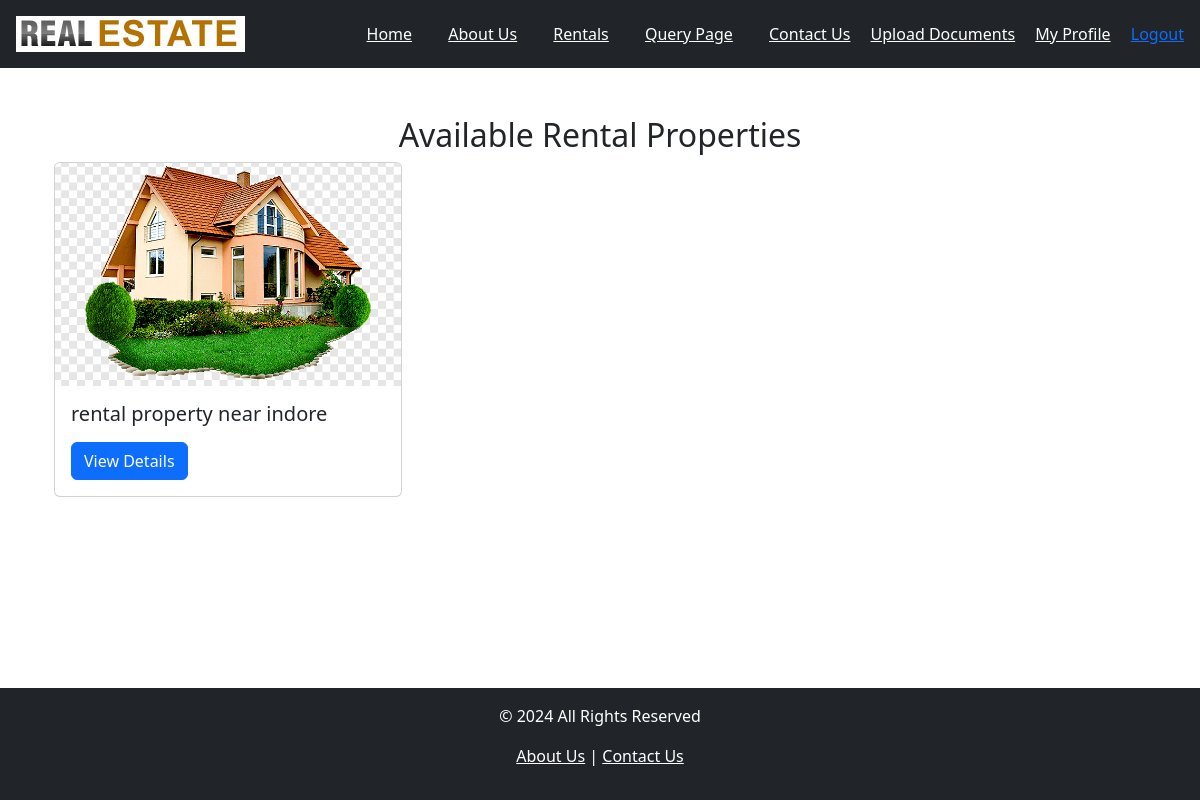
The app's page /api/rentals/ (signed in), older data.
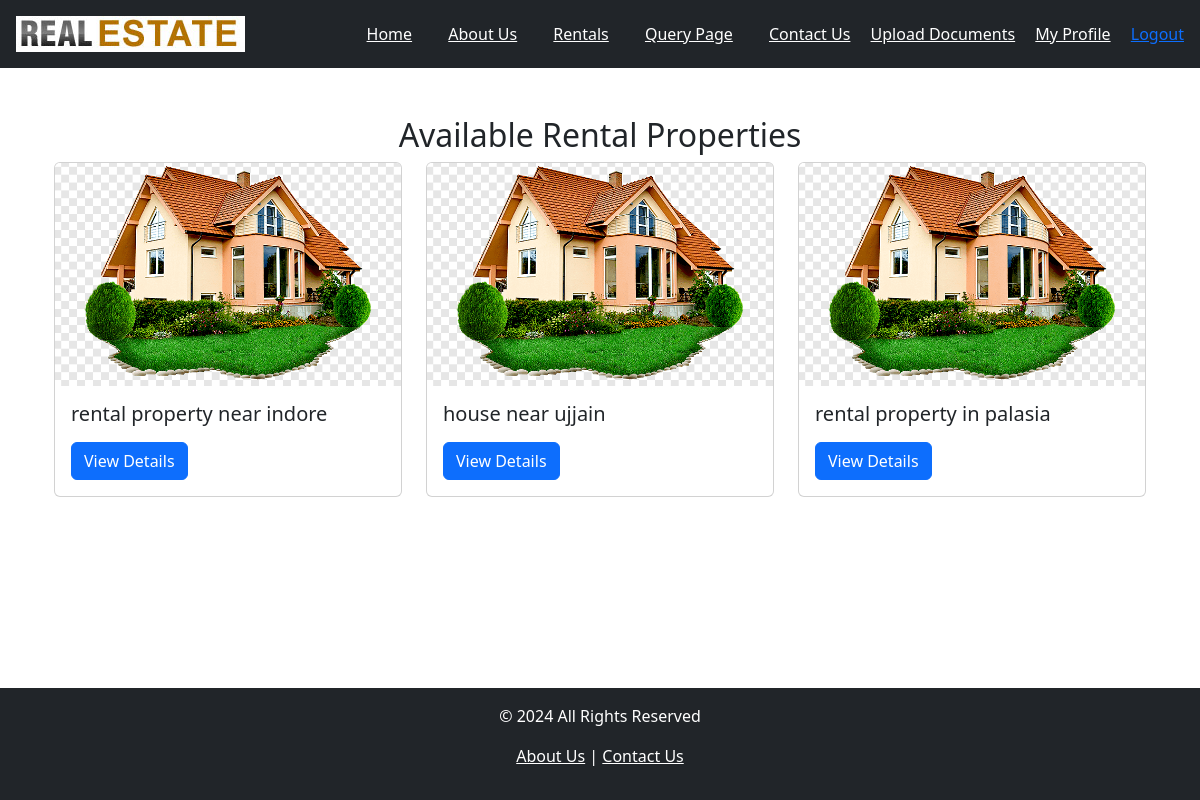
The same page, newer data.
### app1/models.py (models this page shows, shortened)
class RentalProperty(models.Model):
    title = models.CharField(max_length=255)
    description = models.TextField(blank=True, null=True)
    location = models.CharField(max_length=255)
    property_type = models.CharField(max_length=50, choices=[("Apartment", "Apartment"), ("House", "House"), ("Office", "Office"), ("COMMERCIAL", "Commercial"), ("VILLA", "Villa")])
    property_subtype = models.CharField(
        max_length=20, choices=[
        ("2BHK", "2BHK"),
         ("3BHK","3BHK"),
         ("4BHK","4BHK"),
         ("VILLA","VILLA"),
         ("PANT HOUSE","PANT HOUSE"),
         ("OTHERS","OTHERS")], default="OTHERS"
    )
    rent_price = models.DecimalField(max_digits=10, decimal_places=2)
    available_from = models.DateField()
    owner = models.ForeignKey(Owner, on_delete=models.CASCADE, related_name="rental_properties")

### app1/views.py (the view)
# urls.py: path('rentals/', rental_list, name='rental_list'),
@login_required
def rental_list(request):
    properties = RentalProperty.objects.all()
    return render(request, 'rental_list.html', {'properties': properties})

### app1/templates/rental_list.html (shortened to what this page needs)
{% extends 'base.html' %}
{% load static %}
{% block content %}
<link rel="stylesheet" href="{% static 'app1/css/rental_list.css' %}">
<div class="container mt-4">
    <h2 class="text-center">Available Rental Properties</h2>
    <div class="row">
        {% for property in properties %}
        <div class="col-md-4 rental_detail">
            <div class="card mb-4">
                <a href="{% url 'rental_detail' property.id %}">
                    <img src="{{ property.image.url }}"
                         class="card-img-top"
                         alt="Property Image"
                         onerror="this.onerror=null; this.src='{% static 'app1/images/default_property.png' %}'">
                </a>
                <div class="card-body">
                    <h5 class="card-title">{{ property.title }}</h5>
                    <a href="{% url 'rental_detail' property.id %}" class="btn btn-primary">View Details</a>
                </div>
            </div>
        </div>
        {% empty %}
        <p class="text-center">No rental properties available.</p>
        {% endfor %}
    </div>
</div>
{% endblock %}

### app1/templates/base.html (shortened to what this page needs)
{% load static %}
<!DOCTYPE html>
<html lang="en">
<head>
    <link rel="stylesheet" href="{% static 'app1/css/base.css'%}">
    <link rel="stylesheet" href="https://cdn.jsdelivr.net/npm/bootstrap@5.3.0/dist/css/bootstrap.min.css">
</head>
<body>
    <div class="header bg-dark text-white text-center p-3 navbar">
        <a href="{% url 'home'%}">
            <img src="{% static 'app1/images/logo.jpg' %}" width="229" height="36" alt="Logo">
        </a>
        <nav>
            <a href="{% url 'home' %}" class="text-white px-3">Home</a>
            <a href="{% url 'aboutus' %}" class="text-white px-3">About Us</a>
            <a href="{% url 'rental home' %}" class="text-white px-3">Rentals</a>
            <a href="{%url 'query-document' %}" class="text-white px-3">Query Page</a>
            <a href="#" class="text-white px-3">Contact Us</a>
            <a href="{% url 'upload_document_page'%}" class="text-white">Upload Documents</a>
            <a href="{% url 'profilepage' %}" class="text-white px-3">My Profile</a>
            {% if request.user.is_authenticated %}
                <a href="{% url 'logout' %}">Logout</a>
            {% else %}
                <a href="{% url 'login' %}">Login</a>
            {% endif %}
        </nav>
    </div>
    <div class="container mt-4">
        {% block content %}{% endblock %}
    </div>
    <div class="footer bg-dark text-white text-center p-3 mt-4 down">
        <p>© 2024 All Rights Reserved</p>
        <p>
            <a href="#" class="text-white">About Us</a> |
            <a href="#" class="text-white">Contact Us</a>
        </p>
    </div>
</body>
</html>

### app1/static/app1/css/base.css (style rules this page uses)
body { display: flex; flex-direction: column; min-height: 100vh; }
.container { flex: 1; }
.footer { margin-top: auto; }

Row changes from the older to the newer data that the page shows:
added RentalProperty: title "house near ujjain"
added RentalProperty: title "rental property in palasia"
